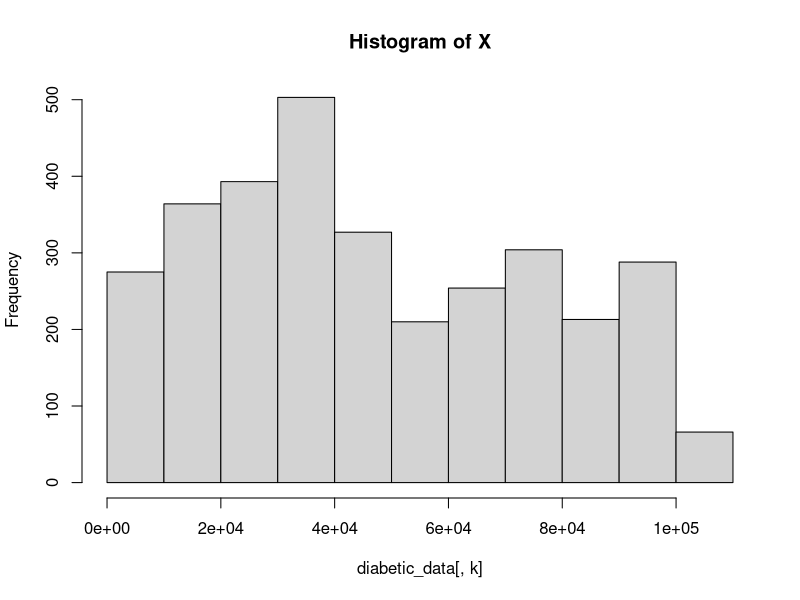
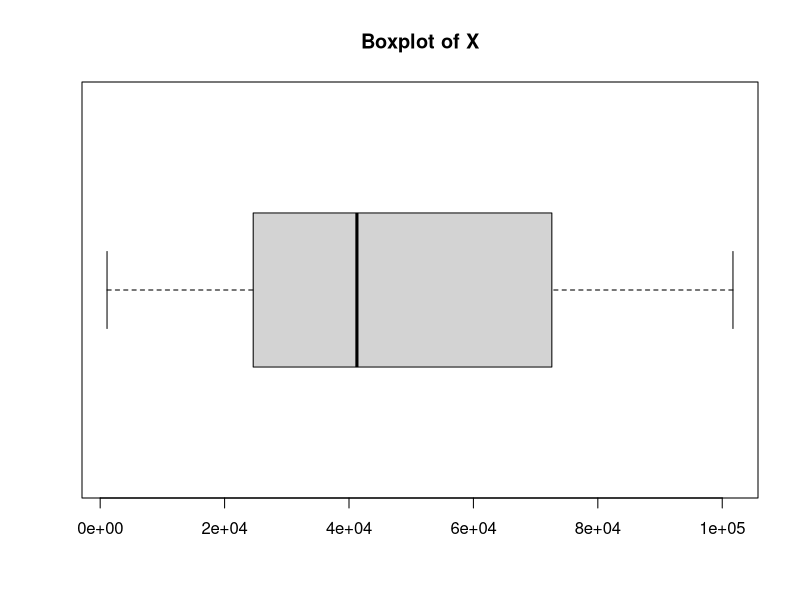
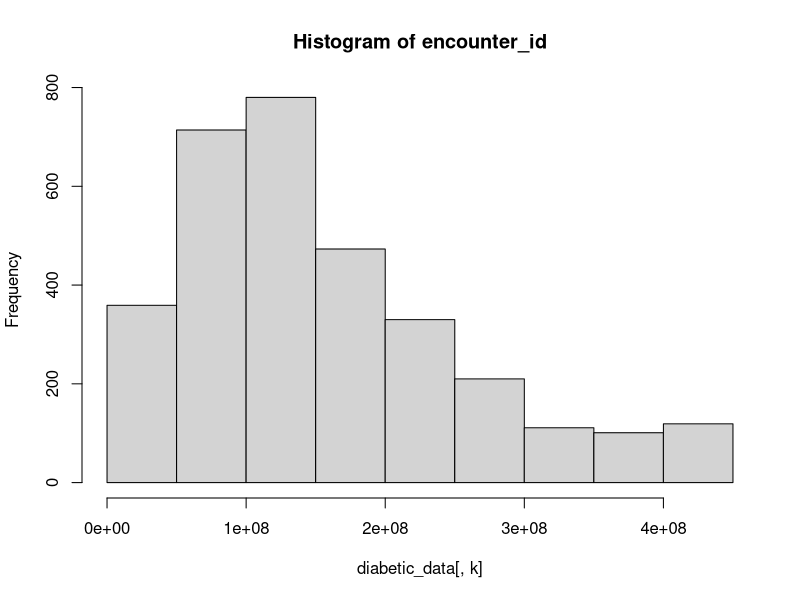
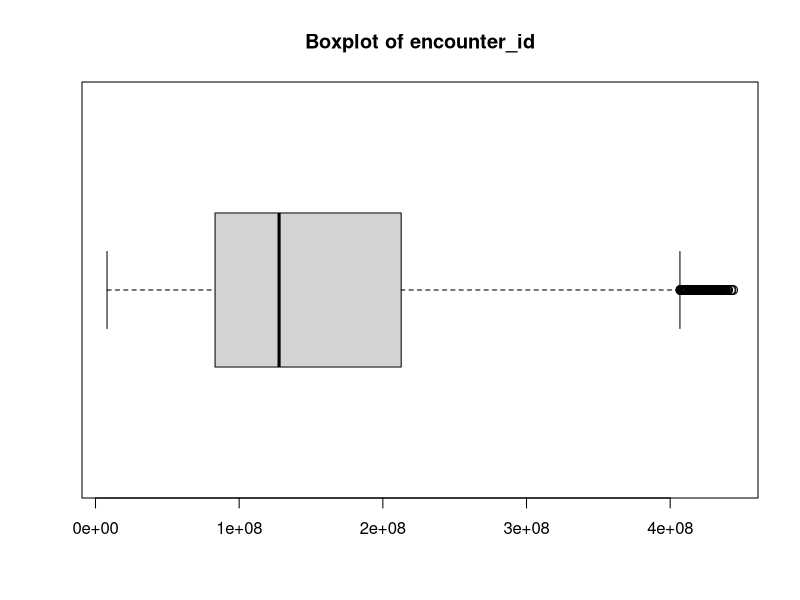
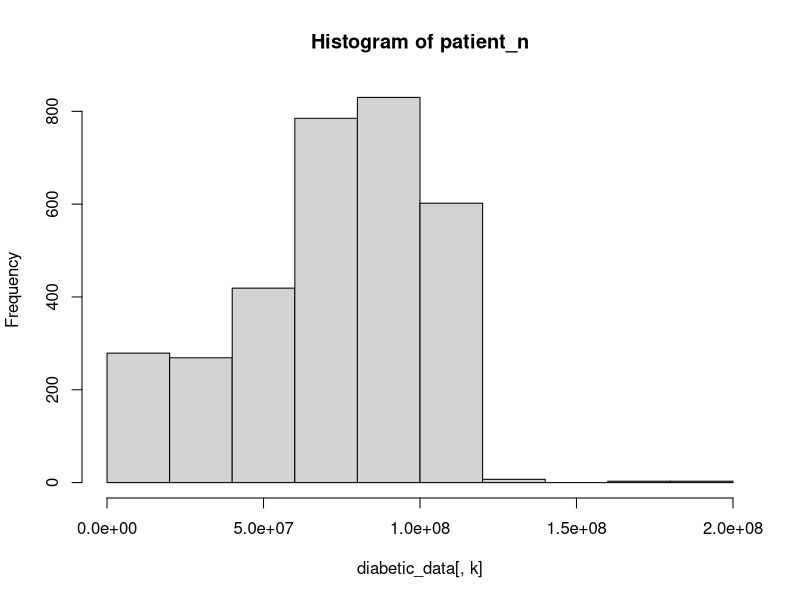
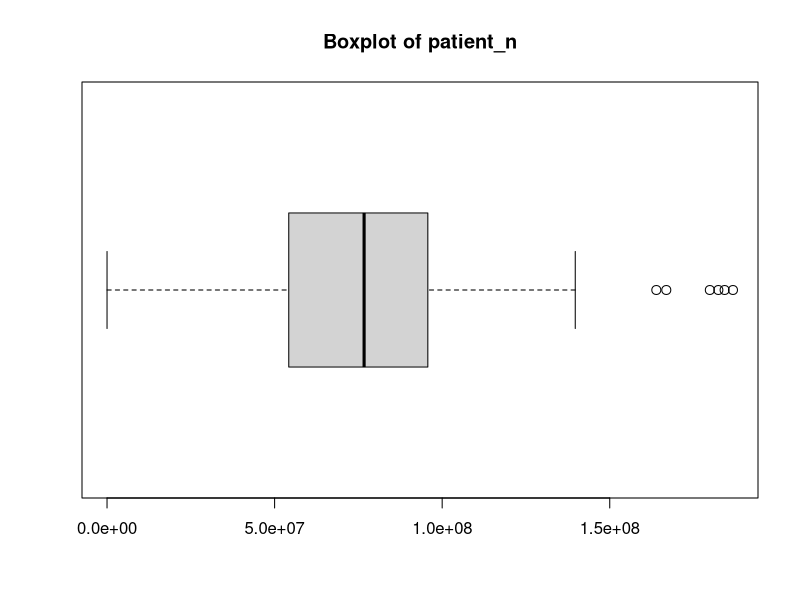

Source code (R) for these figures, in order: (Note: this script raises an error after producing the figures.)
base_path <- "~/Documents/DataMiningOverDiabetics"
setwd(file.path(base_path))
diabetic_data <- read.csv("processed_data.csv", na.strings = c("?"))

class(diabetic_data)
dim(diabetic_data)
n<-dim(diabetic_data)[1]
n
K<-dim(diabetic_data)[2]
K

names(diabetic_data)

listOfColors<-rainbow(14)

par(ask=TRUE)

dir.create(file.path("PostDescriptive"))
setwd(file.path("PostDescriptive"))
for(k in 1:K){
  if (is.factor(diabetic_data[,k])){ 
    frecs<-table(diabetic_data[,k], useNA="ifany")
    proportions<-frecs/n
    
    # Create new directory
    dir.create(file.path(names(diabetic_data)[k]))
    setwd(file.path(names(diabetic_data)[k]))
    
    #Save pie plot image
    png(filename=paste(names(diabetic_data)[k],"_Pie",".png",sep=""), width=800, height=800)
    pie(frecs, cex=1.2, main=paste("Pie of", names(diabetic_data)[k]))
    dev.off()
    
    #Save bar plot image
    png(filename=paste(names(diabetic_data)[k],"_Barplot",".png",sep=""), width=800, height=800)
    par(mar=c(13,4,4,1)+.1)
    barplot(frecs, las=3, cex.axis=1.2,cex.names=1.2, main=paste("Barplot of", names(diabetic_data)[k]), col=listOfColors)
    dev.off()
    
    print(frecs)
    print(proportions)
    
    setwd(file.path(".."))
  }else{
    # Create new directory
    dir.create(file.path(names(diabetic_data)[k]))
    setwd(file.path(names(diabetic_data)[k]))
    
    # Save histogram image
    png(filename=paste(names(diabetic_data)[k],"_Histogram",".png",sep=""), width=800, height=800)
    hist(diabetic_data[,k], main=paste("Histogram of", names(diabetic_data)[k]), cex=1.2)
    dev.off()
    
    # Save boxplot image
    png(filename=paste(names(diabetic_data)[k],"_Boxplot",".png",sep=""), width=800, height=800)
    boxplot(diabetic_data[,k], horizontal=TRUE, main=paste("Boxplot of", names(diabetic_data)[k]), cex=1.2)
    dev.off()
    
    print(summary(diabetic_data[,k]))
    print(paste("sd: ", sd(diabetic_data[,k])))
    print(paste("vc: ", sd(diabetic_data[,k])/mean(diabetic_data[,k])))
    
    setwd(file.path(".."))
  }
}

par(ask=FALSE)